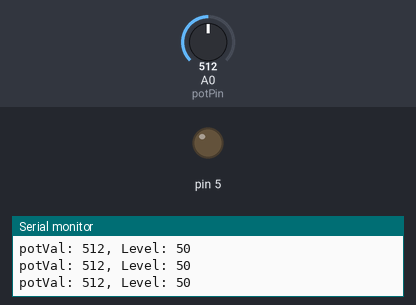
The sketch below on a simulated Arduino Uno, built with avr-gcc and run on an emulated ATmega328P. Shown: output pins drawn as LEDs (lit = HIGH), the last lines printed to the serial monitor. Dashed ring = blinking. The test bench sets the inputs (shaded band); at power-on: A0 (potPin) = 512.

Above: at 1.2 s.
1.3 s: A0 (potPin) set to 754
4.3 s: A0 (potPin) set to 779
At 4.9 s:
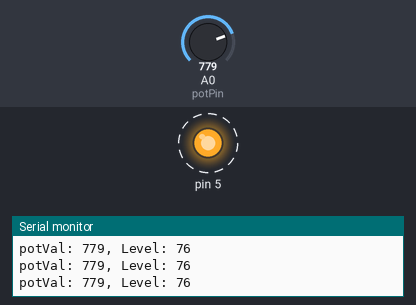
Timing chart, 0 to 59.8 s (numbered marks = the images above; inputs shaded):
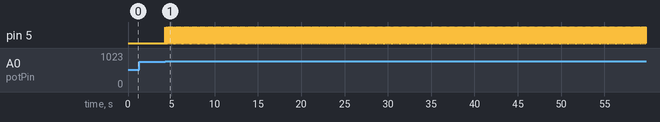

Measured:
- the behaviour switches between 767 and 768 on A0 (potPin) (found by bisection; images 0 and 1)
- after the input at 4.3 s, pin 5: alternates HIGH for 0.01 s and LOW for 0.01 s, starting at once

The sketch:

practice6.ino
```cpp
int const potPin = A0;
int potVal;

void setup() {

    Serial.begin(9600);
    pinMode(5, OUTPUT);

}

void loop() {
    digitalWrite(5, LOW);
    potVal = analogRead(potPin);
    Serial.print("potVal: ");
    Serial.print(potVal);
    int level = map(potVal, 0, 1023, 0, 100);
    if(level< 75){
      digitalWrite(5, LOW);
    }else if(level >= 75){
      digitalWrite(5, HIGH);
    }
    Serial.print(", Level: ");
    Serial.println(level);
    delay(1);
}
```
